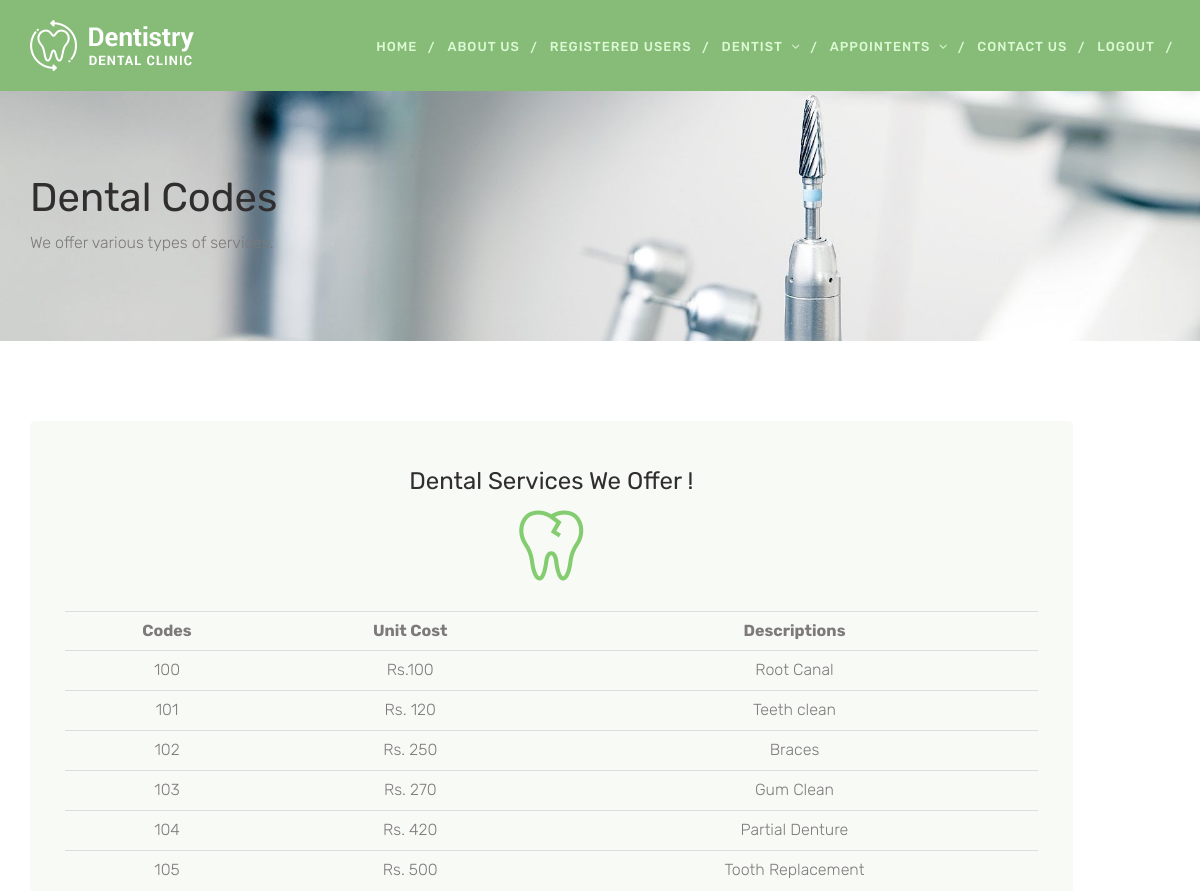
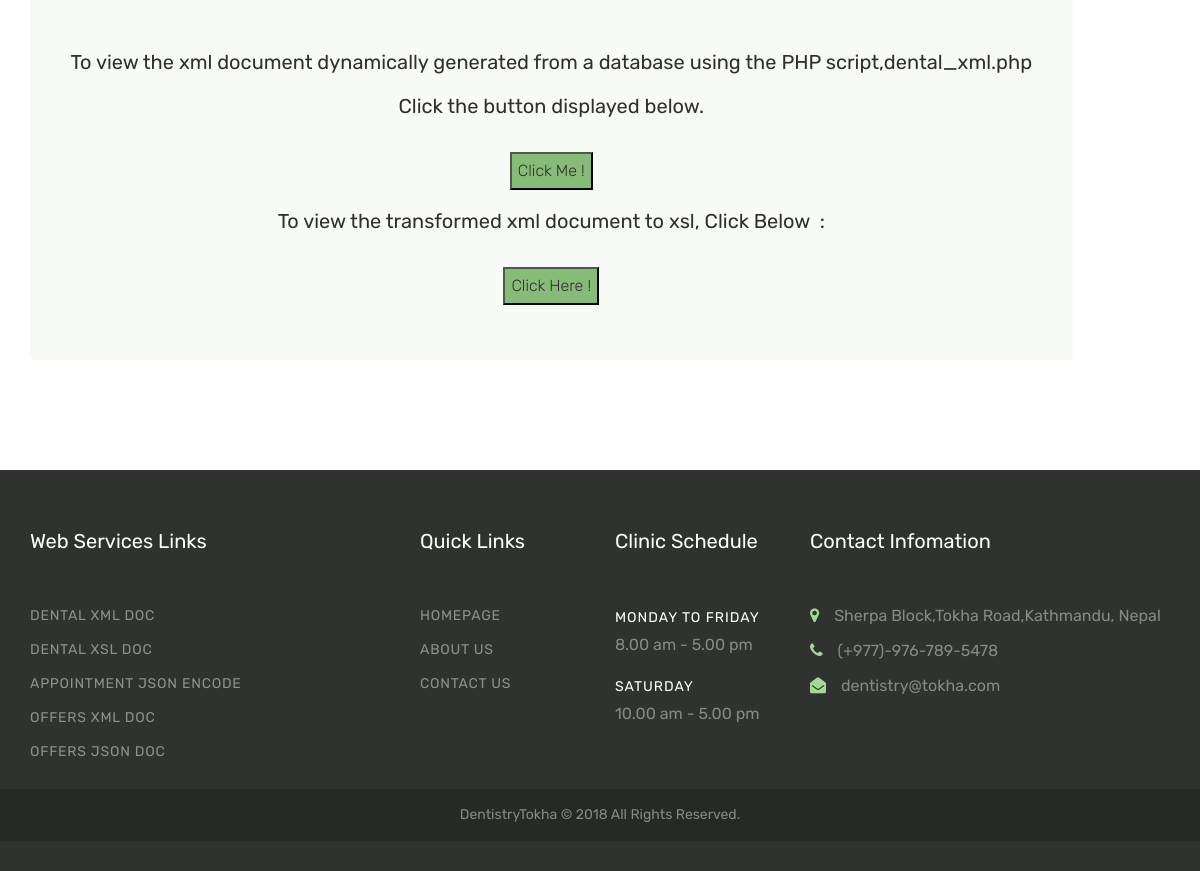
The page /dentist_codes.php on the database its author committed (2 pictures, top to bottom).
### tables this page shows
CREATE TABLE `dental_codes` (
  `code_id` int(11) NOT NULL,
  `codes` varchar(200) NOT NULL,
  `unit_cost` varchar(200) NOT NULL,
  `description` varchar(200) NOT NULL
);

### dentist_codes.php (the view, shortened to what this page needs)
<?php
    include 'header1.php';
    include 'includes/dbconnect.php';
    ?>
<!DOCTYPE html>
<html>
<head>
    <link rel="stylesheet" type="text/css" href="css/app.css">
</head>
<body>
    <div class="page-header">
        <div class="container">
            <div class="row">
                <div class="col-lg-5 col-md-5 col-sm-12 col-xs-12">
                    <div class="page-section">
                        <h1 class="page-title ">Dental Codes</h1>
                        <p>We offer various types of services.</p>
                    </div>
                </div>
            </div>
        </div>
    </div>
    <div class="space-medium">
        <div class="container">
            <div class="row">
                <div class="col-lg-11 col-md-4 col-sm-4 col-xs-12">
                    <div class="service-block">
                        <div class="service-icon">
                            <h2>Dental Services We Offer !</h2>
                            <i class="icon-003-tooth-13"></i> </div>
                        <div class="">
                            <?php
                                $sql="SELECT code_id,codes,unit_cost,description FROM dental_codes";
                                $result=mysqli_query($mysqli,$sql);
                                if ($result) {
                                        echo '<table class="table">
                                        <tr class="heading"><td class="col head"><b>Codes</b></td><td class="col head"><b>Unit Cost</b></td><td class=" col head"><b>Descriptions</b></td>
                                        </tr>';
                                        while ($row = mysqli_fetch_array($result, MYSQLI_ASSOC)) {
                                        echo '<tr class="heading2"><td class="col">' . $row['codes'] . '</td>
                                        <td class="col">' . $row['unit_cost'] .'</td>
                                        <td class="col">'.  $row['description'] . '</td>
                                        </tr>'; }
                                        echo '</table>';
                                       }
                        else {
                                echo '<p class="error">The current users could not be retrieved. We apologize 
                                for any inconvenience.</p>';
                                echo '<p>' . mysqli_error($mysqli) . '<br><br>Query: ' . $sql . '</p>';
                             }
?>
    <br>
                     <h3>To view the xml document dynamically generated from a database using the PHP script,dental_xml.php<br><br>
                                    Click the button displayed below.</h3>
                            <div class="sub">
                                <a href="dental.xml"><input id="btn" type="button" name="button" value="Click Me !"></a>
                            </div>
                  <h3>To view the transformed xml document to xsl, Click Below &nbsp:</h3>
                            <div class="sub">
                                <a href="dental.xsl"><input id="btn" type="button" name="button" value="Click Here !"></a>
                            </div>
                        </div>
                    </div>
                </div>
               </div>
           </div>
       </div>
   </body>
</body>
</html>
<?php
    include 'footer.php';
?>

### header1.php (shortened to what this page needs)
<!DOCTYPE html>
<html lang="en">
<head>
    <link href="css/bootstrap.min.css" rel="stylesheet">
    <link href="css/style.css" rel="stylesheet">
    <link href="css/owl.carousel.min.css" rel="stylesheet">
    <link href="css/owl.theme.default.css" rel="stylesheet">
    <link rel="stylesheet" type="text/css" href="css/fontello.css">
    <link href="css/font-awesome.min.css" rel="stylesheet">
</head>
<body>
    <div class="header-wrapper">
        <div class="container">
            <div class="row">
                <div class="col-lg-3 col-md-2 col-sm-12 col-xs-12">
                    <a href="dashboard.php"><img src="images/logo.png" alt=""></a>
                </div>
                <div class="col-lg-9 col-md-10 col-sm-12 col-xs-12">
                    <div class="navigation">
                        <div id="navigation">
                            <ul>
                                <li class="active"><a href="dashboard.php" title="Home">Home</a></li>
                                <li><a href="about.php" title="About us">About us</a> </li>
                                 <li><a href="register_ajax.php" title="users">Registered Users</a>
                                </li>
                               <li class="has-sub"><a href="#" title="Features ">Dentist</a>
                                </li>
                                <li class="has-sub"><a href="#" title="Features ">Appointents</a>
                                </li>
                                <li><a href="contact_us.php" title="Contact Us">Contact Us</a>
                                </li>
                                <li><a href="index.php" title="Contact Us">Logout</a>
                                </li>
                            </ul>
                        </div>
                    </div>
                </div>
            </div>
        </div>
    </div>

### footer.php (shortened to what this page needs)
<div class="footer">
    <div class="container">
        <div class="row">
            <div class="col-lg-4 col-md-4 col-sm-4 col-xs-12">
                <div class="footer-widget">
                    <h3 class="footer-title">Web Services Links</h3>
                    <ul>
                        <li><a href="dental.xml">Dental XML Doc</a></li>
                        <li><a href="dental.xsl">Dental XSL Doc </a></li>
                        <li><a href="appoint_encode.php">Appointment JSON Encode </a></li>
                        <li><a href="offers_xml.php">offers XML Doc</a></li>
                        <li><a href="offers_json.php">offers JSON Doc</a></li>
                    </ul>
                </div>
            </div>
            <div class=" col-lg-2 col-md-2 col-sm-3 col-xs-12">
                <div class="footer-widget">
                    <h3 class="footer-title">Quick Links</h3>
                    <ul>
                        <li><a href="dashboard.php">Homepage</a></li>
                        <li><a href="about.php">About us </a></li>
                        <li><a href="contact_us.php">Contact us </a></li>
                    </ul>
                </div>
            </div>
            <div class=" col-lg-2 col-md-2 col-sm-3 col-xs-12">
                <div class="footer-widget">
                    <h3 class="footer-title">Clinic Schedule</h3>
                    <div class="time-schedule">
                        <p class="time-schedule-text text-white">Monday to Friday</p>
                        <span>8.00 am - 5.00 pm</span>
                    </div>
                    <div class="time-schedule">
                        <p class="time-schedule-text text-white">Saturday</p>
                        <span>10.00 am - 5.00 pm</span>
                    </div>
                </div>
            </div>
            <div class="col-lg-4 col-md-4 col-sm-12 col-xs-12 ">
                <div class="footer-widget">
                    <h3 class="footer-title">Contact Infomation</h3>
                    <div class="">
                        <ul>
                            <li> <i class="fa fa-map-marker"></i>Sherpa Block,Tokha Road,Kathmandu, Nepal</li>
                            <li><i class="fa fa-phone"></i>(+977)-976-789-5478</li>
                            <li><i class="fa fa-envelope-open"></i>dentistry@tokha.com</li>
                        </ul>
                    </div>
            </div>
        </div>
    </div>
</div>
<div class="tiny-footer">
    <div class="container">
        <div class="row">
            <div class="col-md-12">DentistryTokha © 2018 All Rights Reserved.</div>
        </div>
    </div>
    </div>

### css/style.css (style rules this page uses)
body { -webkit-font-smoothing: antialiased; text-rendering: optimizeLegibility; font-family: 'Rubik', sans-serif; font-size: 16px; letter-spacing: 0px; color: #7d7a79; font-weight: 300; line-height: 32px; }
h1, h2, h3, h4, h5, h6 { font-weight: 400; color: #302e2e; font-family: 'Rubik', sans-serif; margin: 0px 0px 15px 0px; letter-spacing: 0px; }
h1 { font-size: 30px; }
h2 { font-size: 24px; line-height: 30px; }
h3 { font-size: 20px; }
p { margin: 0 0 30px; line-height: 1.6; }
p:last-child { margin: 0px; }
ul, ol { list-style: none; margin: 0; padding: 0; }
a { text-decoration: none; color: #302e2e; -webkit-transition: all 0.3s; -moz-transition: all 0.3s; transition: all 0.3s; }
.space-medium { padding-top: 80px; padding-bottom: 80px; }
.text-white { color: #fff; }
img { width: auto; max-width: 100%; height: auto; margin: 0; padding: 0; border: none; line-height: normal; vertical-align: middle; }
.header-wrapper { z-index: 9; background: #fff; position: relative; padding-top: 20px; padding-bottom: 20px; background-color: #87bc78; }
#navigation { float: right; }
#navigation, #navigation ul, #navigation ul li, #navigation ul li a, #navigation #menu-button { margin: 0; padding: 0; border: 0; list-style: none; line-height: 1; display: block; position: relative; -webkit-box-sizing: border-box; -moz-box-sizing: border-box; box-sizing: border-box; }
#navigation:after, #navigation > ul:after { content: "."; display: block; clear: both; visibility: hidden; line-height: 0; height: 0; }
#navigation { padding-top: 5px; font-family: 'Rubik', sans-serif; -webkit-font-smoothing: antialiased; text-rendering: optimizeLegibility; }
#navigation > ul > li { float: left; }
#navigation > ul > li > a { padding: 15px; font-size: 13px; color: #dbf9d3; letter-spacing: 1px; text-decoration: none; font-weight: 500; text-transform: uppercase; }
#navigation > ul > li.has-sub > a { padding-right: 32px; }
#navigation > ul > li > a:after { position: absolute; top: 16px; right: -3px; height: 2px; display: block; content: '/'; }
#navigation > ul > li.has-sub > a:before { position: absolute; right: 14px; font-family: FontAwesome; content: "\f107"; -webkit-transition: all .25s ease; -moz-transition: all .25s ease; -ms-transition: all .25s ease; -o-transition: all .25s ease; transition: all .25s ease; }
.page-header { text-align: left; background-image: url(../images/pageheader.jpg); background-size: cover; margin: 0px; padding: 0px; border: 0px; }
.page-section { padding-top: 85px; padding-bottom: 85px; }
.page-title { font-size: 40px; font-weight: 400; margin-bottom: 10px; font-family: 'Rubik', sans-serif; color: #302e2e }
.footer { background-color: #2f322f; padding-top: 60px; padding-bottom: 30px; color: #868b86; font-weight: 400; }
.footer-title { margin-bottom: 55px; color: #fff; }
.footer-widget { margin-bottom: 30px; }
.footer-widget ul { margin-bottom: 25px; }
.footer-widget ul li { line-height: 1; margin-bottom: 18px; font-size: 16px; }
.footer-widget ul li a { font-size: 14px; color: #8e918e; text-transform: uppercase; letter-spacing: .75px; font-weight: 400; }
.footer-widget ul li i { margin-right: 15px; color: #a5d897; }
.time-schedule { margin-bottom: 15px; }
.time-schedule-text { font-size: 14px; text-transform: uppercase; letter-spacing: 1px; margin: 0px; font-weight: 400; }
.tiny-footer { background-color: #262926; padding-top: 10px; padding-bottom: 10px; font-size: 14px; color: #868b86; text-align: center; }
.service-block { margin-bottom: 30px; background-color: #f8faf5; border-radius: 5px; padding: 35px; text-align: center; }
.service-icon { text-align: center; padding-top: 10px; padding-bottom: 10px; margin-bottom: 20px; color: #84cc70; font-size: 70px; -webkit-transition: all 0.3s; -moz-transition: all 0.3s; transition: all 0.3s; }

### css/app.css (style rules this page uses)
.sub { padding: 20px 20px; border-style: none; border: collapse; }
#btn { background-color: #87BC78; }

### rows shown on the page
dental_codes: codes "100", unit_cost "Rs.100", description "Root Canal"
dental_codes: codes "101", unit_cost "Rs. 120", description "Teeth clean"
dental_codes: codes "102", unit_cost "Rs. 250", description "Braces"
dental_codes: codes "103", unit_cost "Rs. 270", description "Gum Clean"
dental_codes: codes "104", unit_cost "Rs. 420", description "Partial Denture"
dental_codes: codes "105", unit_cost "Rs. 500", description "Tooth Replacement"
